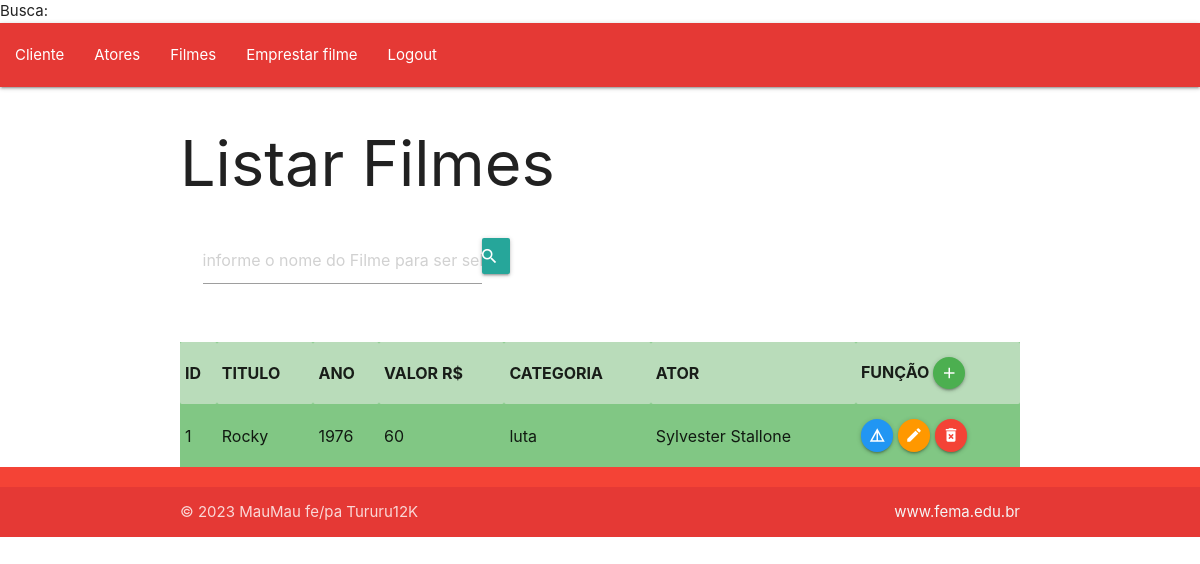
Page /VIEW/filme/listfilme.php (signed in) on the committed database.
### tables this page shows
CREATE TABLE `filme` (
  `id` int(11) NOT NULL,
  `titulo` varchar(90) NOT NULL,
  `ano` varchar(4) NOT NULL,
  `valor` int(11) NOT NULL,
  `categoria` varchar(30) NOT NULL,
  `ator` varchar(50) NOT NULL
);

### DAL/dalFilme.php (called while the page is built, shortened)
<?php
    include_once  'C:\xampp\htdocs\trabalho2bcct2php2023\MODEL\filme.php';
    class dalFilme {
        public function Select() {
          $con = Conexao::conectar();
          $sql = "select * from filme;";
          $result = $con->query($sql);
          foreach($result as $linha){
               $filme = new \MODEL\Filme();
               $filme->setId($linha['id']);
               $filme->setTitulo($linha['titulo']);
               $filme->setAno($linha['ano']);
               $filme->setValor($linha['valor']);
               $filme->setCategoria($linha['categoria']);
               $filme->setAtor($linha['ator']);
               $lstFilme[]= $filme;
          }
          return $lstFilme;
        }
    }
?>

### BLL/bllfilme.php (called while the page is built, shortened)
<?php
    include_once 'C:\xampp\htdocs\trabalho2bcct2php2023\DAL\dalFilme.php';
    class bllFilme {
        public function Select (){
            $dal = new  \Dal\dalFilme();
            return $dal->Select();
        }
    }
?>

### MODEL/filme.php (called while the page is built, shortened)
<?php
   class Filme{
        private ?int $id;
        private ?string $titulo;
        private ?string $ano;
        private ?int $valor;
        private ?string $categoria;
        private ?string $ator;
        public function getId() {
            return $this->id;
        }
        public function setId(int $id){
            $this->id = $id;
        }
        public function getTitulo() {
            return $this->titulo;
        }
        public function setTitulo(string $titulo){
            $this->titulo = $titulo;
        }
        public function getAno() {
            return $this->ano;
        }
        public function setAno(string $ano){
            $this->ano = $ano;
        }
        public function getValor() {
            return $this->valor;
        }
        public function setValor(int $valor){
            $this->valor = $valor;
        }
        public function getCategoria() {
            return $this->categoria;
        }
        public function setCategoria(string $categoria){
            $this->categoria = $categoria;
        }
        public function getAtor() {
            return $this->ator;
        }
        public function setAtor(string $ator){
            $this->ator = $ator;
        }
   }
?>

### VIEW/filme/listfilme.php (the view, shortened to what this page needs)
<?php
include_once  'C:\xampp\htdocs\trabalho2bcct2php2023\BLL\bllFilme.php';
if (isset($_GET['busca']))
    $busca = $_GET['busca'];
else $busca = null;
$bll = new \bll\bllFilme();
if ($busca == null)
    $lstFilme = $bll->Select();
else $lstFilme = $bll->SelectNome($busca);
?>
<!DOCTYPE html>
<html lang="pt-br">
<head>
    <link rel="stylesheet" href="https://cdnjs.cloudflare.com/ajax/libs/materialize/1.0.0/css/materialize.min.css">
</head>
<body>
    <?php include_once '../menu.php';?>
    <div class="container">
    <h1>Listar Filmes</h1>
    <div class="row">
            <div class="input-field">
                <form action="../filme/listfilme.php" method="GET" id="frmBuscaFilme" class="col s8">
                    <div class="input-field col s8">
                        <input type="text" placeholder="informe o nome do Filme para ser selecionado" class="form-control col s10" id="txtBusca" name="busca">
                        <button class="btn waves-effect waves-light col m1" type="submit" name="action">
                            <i class="material-icons right">search</i></button>
                    </div>
                </form>
            </div>
        </div>
<table class="striped green lighten-2">
    <tr>
        <th>ID</th>
        <th>TITULO</th>
        <th>ANO</th>
        <th>VALOR R$</th>
        <th>CATEGORIA</th>
        <th>ATOR</th>
        <th>FUNÇÃO
            <a class="btn-floating btn-small waves-effect waves-light green" onclick="JavaScript:location.href='insefilme.php'">
                <i class="material-icons">add</i>
            </a>
        </th>
    </tr>
    <?php
    if ($lstFilme != null)
        foreach ($lstFilme as $filme) {
    ?>
        <tr>
            <td><?php echo $filme->getId(); ?></td>
            <td><?php echo $filme->getTitulo(); ?></td>
            <td><?php echo $filme->getAno(); ?></td>
            <td><?php echo $filme->getValor(); ?></td>
            <td><?php echo $filme->getCategoria(); ?></td>
            <td><?php echo $filme->getAtor(); ?></td>
            <td>
                <a class="btn-floating btn-small waves-effect waves-light blue" onclick="JavaScript:location.href='detfilme.php?id=' +
                       <?php echo $filme->getId(); ?>">
                    <i class="material-icons">details</i>
                </a>
                <a class="btn-floating btn-small waves-effect waves-light orange" onclick="JavaScript:location.href='edtfilme.php?id=' +
                       <?php echo $filme->getId(); ?>">
                    <i class="material-icons">edit</i>
                </a>
                <a class="btn-floating btn-small waves-effect waves-light red" onclick="JavaScript:remover(<?php echo $filme->getId(); ?>)">
                    <i class="material-icons">delete_forever</i>
                </a>
            </td>
        </tr>
    <?php
        }
    ?>
</table>
    </div>
    <?php include_once '../footer.php';?>
</body>
</html>

### rows in the picture
filme: id "1", titulo "Rocky", ano "1976", valor "60", categoria "luta", ator "Sylvester Stallone"
